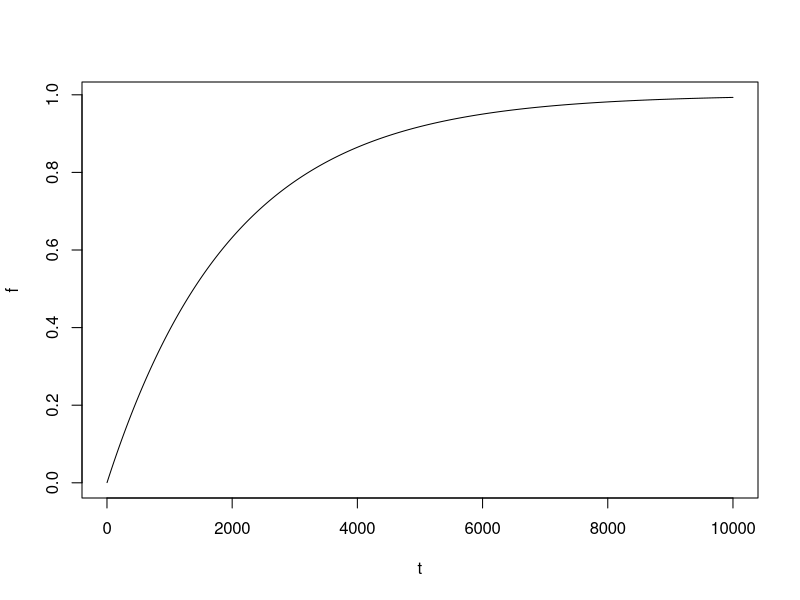

Recreate this plot in R.
## ---- chunk 1
N=1000
t <-1:10000
f <-1-(1-1/(2*N))^t
plot(t,f, type="l")
